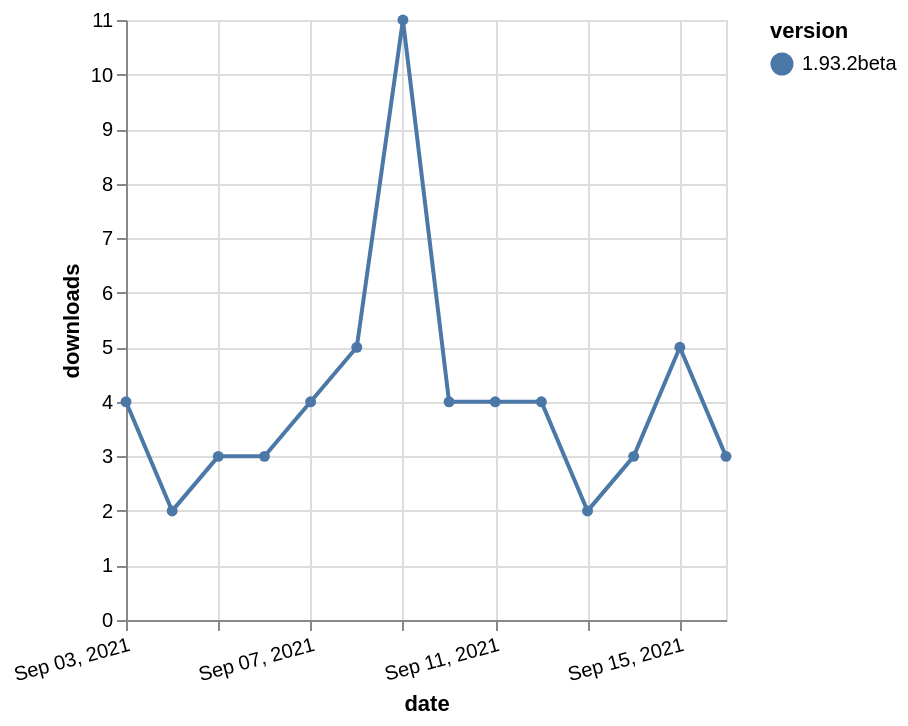

Write a Vega-Lite specification for this figure.
### Vega-Lite specification from a JSON file in a GitHub repository (floating-point values rounded to 4 significant figures)
{"$schema": "https://vega.github.io/schema/vega-lite/v5.json", "description": "A simple bar chart with embedded data.", "data": {"values": [{"date": "2021-09-03", "total": 739, "delta": 4, "version": "1.93.2beta"}, {"date": "2021-09-04", "total": 741, "delta": 2, "version": "1.93.2beta"}, {"date": "2021-09-05", "total": 744, "delta": 3, "version": "1.93.2beta"}, {"date": "2021-09-06", "total": 747, "delta": 3, "version": "1.93.2beta"}, {"date": "2021-09-07", "total": 751, "delta": 4, "version": "1.93.2beta"}, {"date": "2021-09-08", "total": 756, "delta": 5, "version": "1.93.2beta"}, {"date": "2021-09-09", "total": 767, "delta": 11, "version": "1.93.2beta"}, {"date": "2021-09-10", "total": 771, "delta": 4, "version": "1.93.2beta"}, {"date": "2021-09-11", "total": 775, "delta": 4, "version": "1.93.2beta"}, {"date": "2021-09-12", "total": 779, "delta": 4, "version": "1.93.2beta"}, {"date": "2021-09-13", "total": 781, "delta": 2, "version": "1.93.2beta"}, {"date": "2021-09-14", "total": 784, "delta": 3, "version": "1.93.2beta"}, {"date": "2021-09-15", "total": 789, "delta": 5, "version": "1.93.2beta"}, {"date": "2021-09-16", "total": 792, "delta": 3, "version": "1.93.2beta"}]}, "width": "container", "mark": {"type": "line", "point": {"filled": true}}, "encoding": {"x": {"field": "date", "type": "temporal", "timeUnit": "yearmonthdate", "title": "date", "axis": {"labelAngle": -15}}, "y": {"field": "delta", "type": "quantitative", "title": "downloads"}, "color": {"field": "version", "type": "nominal"}, "tooltip": {"field": "delta"}}}
